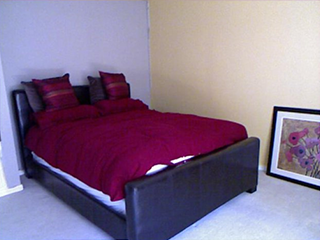
#> input picture testdata/ClippedDepthNormal.png, 320 x 240 px
$ python weigher.py
#> lines starting #> are read from the running program, lines starting #| are printed output that depends on the picture
import matplotlib.pyplot as plt
import matplotlib.image as mpimg
import numpy as np
import time
import random
import cv2 as cv

def diff(x1, x2):
	xout = x2 - x1
	xout[3] = 1.0
	return xout

def pair(img1, img2):
	return np.concatenate((img1, img2), 1)

img = cv.imread('testdata/ClippedDepthNormal.png',0)
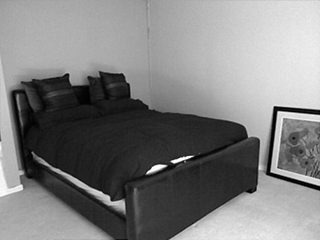
#> img: shape (240, 320); min 0, max 255, mean 127
rgb = cv.cvtColor(img, cv.COLOR_BGR2RGB)
print(rgb.shape)
#| (240, 320, 3)
dx = np.ndarray(img.shape)

t = time.time()

edges = cv.Canny(img,50,50)
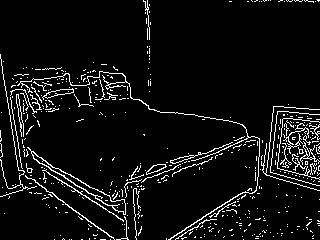
#> edges: shape (240, 320); 6.4% white in thin lines or dots

dst = cv.blur(edges, (20,20))
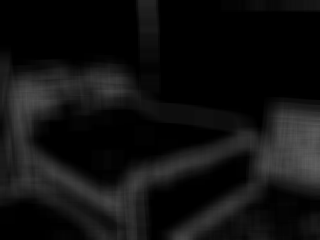
#> dst: shape (240, 320); min 0, max 94, mean 16.2
dst = cv.blur(dst, (30,30))
dst = cv.blur(dst, (50,50))
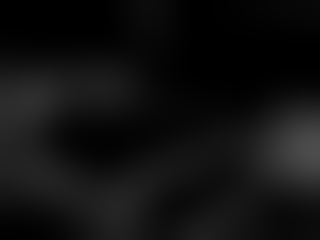
#> dst: shape (240, 320); min 0, max 77, mean 16.2

scamnt = 1000
sc = [[random.randrange(0, img.shape[1]) for i in range(scamnt)], [random.randrange(0, img.shape[0]) for i in range(scamnt)]]
sizes = []

sc2 = [[],[]]

for i in range(len(sc[0])):
	chance = dst[sc[1][i]][sc[0][i]]/255
	if (random.random() < (chance**2)*5):
		sc2[0].append(sc[0][i])
		sc2[1].append(sc[1][i])
		sizes.append(5)
#> this loop made 1000 passes
#> chance on passes 1 to 3: 0, 0.0549, 0.176
#> after the loop, sizes = 46 values from 5 to 5

print(time.time() - t)

# implt = plt.imshow(edges)
implt = plt.imshow(dst)


#plt.scatter(x=sc2[0], y=sc2[1], c='r', s=sizes)

plt.show()
